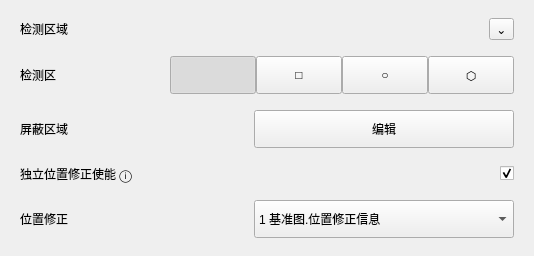
                  <widget class="QFrame" name="detectionAreaCard">
                   <property name="frameShape">
                    <enum>QFrame::NoFrame</enum>
                   </property>
                   <property name="panelRole" stdset="0">
                    <string>configCard</string>
                   </property>
                   <layout class="QVBoxLayout" name="verticalLayout_detectionArea">
                    <property name="spacing">
                     <number>16</number>
                    </property>
                    <property name="leftMargin">
                     <number>20</number>
                    </property>
                    <property name="topMargin">
                     <number>18</number>
                    </property>
                    <property name="rightMargin">
                     <number>20</number>
                    </property>
                    <property name="bottomMargin">
                     <number>18</number>
                    </property>
                    <item>
                     <layout class="QHBoxLayout" name="horizontalLayout_detectionHeader">
                      <item>
                       <widget class="QLabel" name="detectionAreaTitleLabel">
                        <property name="text">
                         <string>检测区域</string>
                        </property>
                        <property name="role" stdset="0">
                         <string>cardTitle</string>
                        </property>
                       </widget>
                      </item>
                      <item>
                       <spacer name="horizontalSpacer_detectionHeader">
                        <property name="orientation">
                         <enum>Qt::Horizontal</enum>
                        </property>
                        <property name="sizeHint" stdset="0">
                         <size>
                          <width>40</width>
                          <height>20</height>
                         </size>
                        </property>
                       </spacer>
                      </item>
                      <item>
                       <widget class="QToolButton" name="detectionCollapseButton">
                        <property name="text">
                         <string>⌄</string>
                        </property>
                        <property name="role" stdset="0">
                         <string>collapseCard</string>
                        </property>
                       </widget>
                      </item>
                     </layout>
                    </item>
                    <item>
                     <layout class="QHBoxLayout" name="horizontalLayout_detectionAreaTools">
                      <property name="spacing">
                       <number>0</number>
                      </property>
                      <property name="leftMargin">
                       <number>0</number>
                      </property>
                      <property name="topMargin">
                       <number>0</number>
                      </property>
                      <property name="rightMargin">
                       <number>0</number>
                      </property>
                      <property name="bottomMargin">
                       <number>0</number>
                      </property>
                      <item>
                       <widget class="QLabel" name="detectionAreaLabel">
                        <property name="minimumSize">
                         <size>
                          <width>150</width>
                          <height>0</height>
                         </size>
                        </property>
                        <property name="text">
                         <string>检测区</string>
                        </property>
                        <property name="role" stdset="0">
                         <string>rowField</string>
                        </property>
                       </widget>
                      </item>
                      <item>
                       <widget class="QToolButton" name="detectionDrawButton">
                        <property name="minimumSize">
                         <size>
                          <width>86</width>
                          <height>38</height>
                         </size>
                        </property>
                        <property name="icon">
                         <iconset resource="../resources/resources.qrc">
                          <normaloff>:/icons/fit.svg</normaloff>:/icons/fit.svg</iconset>
                        </property>
                        <property name="iconSize">
                         <size>
                          <width>22</width>
                          <height>22</height>
                         </size>
                        </property>
                        <property name="checkable">
                         <bool>true</bool>
                        </property>
                        <property name="checked">
                         <bool>true</bool>
                        </property>
                       </widget>
                      </item>
                      <item>
                       <widget class="QToolButton" name="detectionRectButton">
                        <property name="minimumSize">
                         <size>
                          <width>86</width>
                          <height>38</height>
                         </size>
                        </property>
                        <property name="text">
                         <string>□</string>
                        </property>
                        <property name="checkable">
                         <bool>true</bool>
                        </property>
                       </widget>
                      </item>
                      <item>
                       <widget class="QToolButton" name="detectionCircleButton">
                        <property name="minimumSize">
                         <size>
                          <width>86</width>
                          <height>38</height>
                         </size>
                        </property>
                        <property name="text">
                         <string>○</string>
                        </property>
                        <property name="checkable">
                         <bool>true</bool>
                        </property>
                       </widget>
                      </item>
                      <item>
                       <widget class="QToolButton" name="detectionPolygonButton">
                        <property name="minimumSize">
                         <size>
                          <width>86</width>
                          <height>38</height>
                         </size>
                        </property>
                        <property name="text">
                         <string>⬡</string>
                        </property>
                        <property name="checkable">
                         <bool>true</bool>
                        </property>
                       </widget>
                      </item>
                     </layout>
                    </item>
                    <item>
                     <layout class="QHBoxLayout" name="horizontalLayout_detectionMask">
                      <property name="leftMargin">
                       <number>0</number>
                      </property>
                      <property name="topMargin">
                       <number>0</number>
                      </property>
                      <property name="rightMargin">
                       <number>0</number>
                      </property>
                      <property name="bottomMargin">
                       <number>0</number>
                      </property>
                      <item>
                       <widget class="QLabel" name="detectionMaskLabel">
                        <property name="minimumSize">
                         <size>
                          <width>150</width>
                          <height>0</height>
                         </size>
                        </property>
                        <property name="text">
                         <string>屏蔽区域</string>
                        </property>
                        <property name="role" stdset="0">
                         <string>rowField</string>
                        </property>
                       </widget>
                      </item>
                      <item>
                       <widget class="QPushButton" name="detectionMaskEditButton">
                        <property name="minimumSize">
                         <size>
                          <width>260</width>
                          <height>38</height>
                         </size>
                        </property>
                        <property name="text">
                         <string>编辑</string>
                        </property>
                        <property name="actionRole" stdset="0">
                         <string>gray</string>
                        </property>
                       </widget>
                      </item>
                     </layout>
                    </item>
                    <item>
                     <layout class="QHBoxLayout" name="horizontalLayout_positionEnable">
                      <property name="leftMargin">
                       <number>0</number>
                      </property>
                      <property name="topMargin">
                       <number>0</number>
                      </property>
                      <property name="rightMargin">
                       <number>0</number>
                      </property>
                      <property name="bottomMargin">
                       <number>0</number>
                      </property>
                      <item>
                       <widget class="QLabel" name="positionEnableLabel">
                        <property name="minimumSize">
                         <size>
                          <width>260</width>
                          <height>0</height>
                         </size>
                        </property>
                        <property name="text">
                         <string>独立位置修正使能 ⓘ</string>
                        </property>
                        <property name="role" stdset="0">
                         <string>rowField</string>
                        </property>
                       </widget>
                      </item>
                      <item>
                       <spacer name="horizontalSpacer_positionEnable">
                        <property name="orientation">
                         <enum>Qt::Horizontal</enum>
                        </property>
                        <property name="sizeHint" stdset="0">
                         <size>
                          <width>40</width>
                          <height>20</height>
                         </size>
                        </property>
                       </spacer>
                      </item>
                      <item>
                       <widget class="QCheckBox" name="positionCorrectionSwitch">
                        <property name="text">
                         <string/>
                        </property>
                        <property name="checked">
                         <bool>true</bool>
                        </property>
                       </widget>
                      </item>
                     </layout>
                    </item>
                    <item>
                     <layout class="QHBoxLayout" name="horizontalLayout_positionSource">
                      <property name="leftMargin">
                       <number>0</number>
                      </property>
                      <property name="topMargin">
                       <number>0</number>
                      </property>
                      <property name="rightMargin">
                       <number>0</number>
                      </property>
                      <property name="bottomMargin">
                       <number>0</number>
                      </property>
                      <item>
                       <widget class="QLabel" name="positionSourceLabel">
                        <property name="minimumSize">
                         <size>
                          <width>150</width>
                          <height>0</height>
                         </size>
                        </property>
                        <property name="text">
                         <string>位置修正</string>
                        </property>
                        <property name="role" stdset="0">
                         <string>rowField</string>
                        </property>
                       </widget>
                      </item>
                      <item>
                       <widget class="QComboBox" name="positionCorrectionComboBox">
                        <property name="minimumSize">
                         <size>
                          <width>260</width>
                          <height>38</height>
                         </size>
                        </property>
                        <item>
                         <property name="text">
                          <string>1 基准图.位置修正信息</string>
                         </property>
                        </item>
                       </widget>
                      </item>
                     </layout>
                    </item>
                   </layout>
                  </widget>
